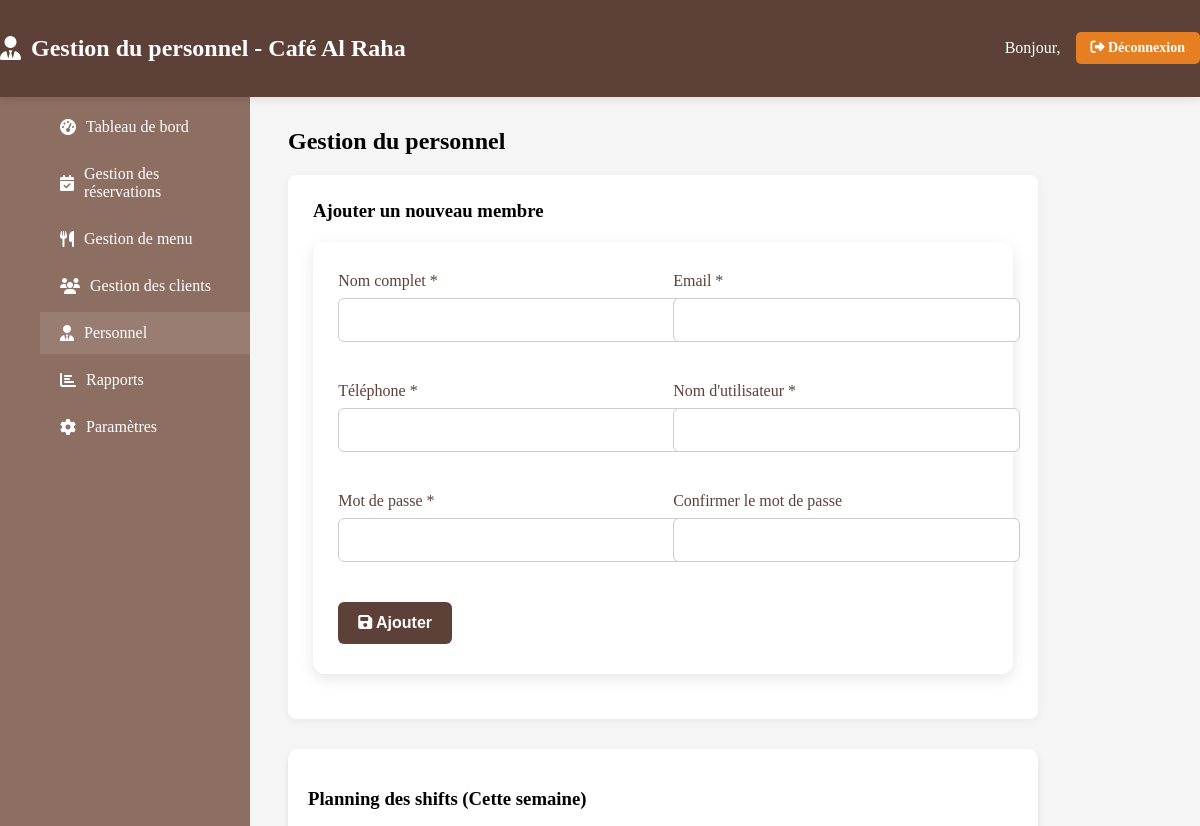
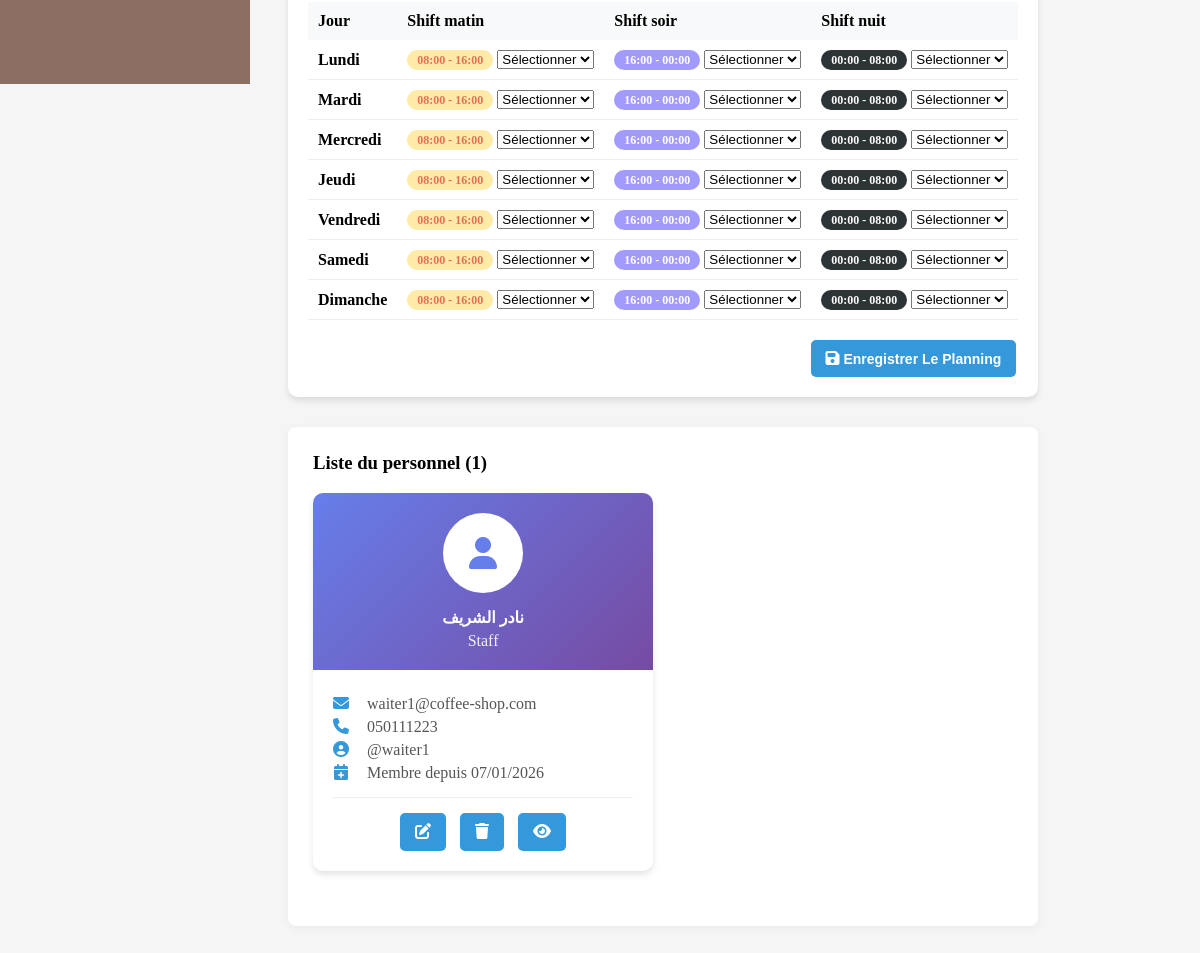
The app's page /admin/staff.php with its own data (2 pictures, top to bottom).
### tables this page shows
CREATE TABLE `users` (
  `id` int(11) NOT NULL,
  `username` varchar(50) NOT NULL,
  `password` varchar(255) NOT NULL,
  `full_name` varchar(100) DEFAULT NULL,
  `email` varchar(100) DEFAULT NULL,
  `phone` varchar(20) DEFAULT NULL,
  `role` enum('admin','staff') DEFAULT 'staff',
  `created_at` timestamp NOT NULL DEFAULT current_timestamp()
);

### admin/staff.php (the view, shortened to what this page needs)
<?php
require_once '../php/db_connection.php';
$edit_staff = null;
$sql = "SELECT * FROM users WHERE role = 'staff' ORDER BY created_at DESC";
$staff_result = $conn->query($sql);
?>
<!DOCTYPE html>
<html lang="fr" dir="ltr">
<head>
    <link rel="stylesheet" href="../css/admin.css">
    <link rel="stylesheet" href="https://cdnjs.cloudflare.com/ajax/libs/font-awesome/6.4.0/css/all.min.css">
</head>
<body class="admin-page">
    <nav class="admin-navbar">
        <div class="container">
            <h1><i class="fas fa-user-tie"></i> Gestion du personnel - Café Al Raha</h1>
            <div class="user-info">
                <span>Bonjour, <?php echo htmlspecialchars($_SESSION['full_name']); ?></span>
                <a href="logout.php" class="btn-logout">
                    <i class="fas fa-sign-out-alt"></i> Déconnexion
                </a>
            </div>
        </div>
    </nav>
    <div class="admin-container">
        <aside class="admin-sidebar">
            <ul>
                <li><a href="dashboard.php"><i class="fas fa-tachometer-alt"></i> Tableau de bord</a></li>
                <li><a href="reservations.php"><i class="fas fa-calendar-check"></i>Gestion des réservations</a></li>
                <li><a href="menu.php"><i class="fas fa-utensils"></i>Gestion de menu</a></li>
                <li><a href="clients.php"><i class="fas fa-users"></i>Gestion des clients</a></li>
                <li><a href="staff.php" class="active"><i class="fas fa-user-tie"></i> Personnel</a></li>
                <li><a href="reports.php"><i class="fas fa-chart-bar"></i> Rapports</a></li>
                <li><a href="settings.php"><i class="fas fa-cog"></i> Paramètres</a></li>
            </ul>
            </aside>
        <main class="admin-content">
            <h2>Gestion du personnel</h2>
            <div class="admin-section" style="background: white; padding: 25px; border-radius: 8px; box-shadow: 0 2px 10px rgba(0,0,0,0.05); margin-bottom: 30px;">
                <h3 style="margin-top: 0;"><?php echo $edit_staff ? 'Modifier le membre du personnel' : 'Ajouter un nouveau membre'; ?></h3>
                <form method="POST" action="" class="admin-form">
                    <div class="form-row">
                        <div class="form-group">
                            <label>Nom complet *</label>
                            <input type="text" name="full_name" value="<?php echo htmlspecialchars($edit_staff['full_name'] ?? ''); ?>" required>
                        </div>
                        <div class="form-group">
                            <label>Email *</label>
                            <input type="email" name="email" value="<?php echo htmlspecialchars($edit_staff['email'] ?? ''); ?>" required>
                        </div>
                    </div>
                    <div class="form-row">
                        <div class="form-group">
                            <label>Téléphone *</label>
                            <input type="tel" name="phone" value="<?php echo htmlspecialchars($edit_staff['phone'] ?? ''); ?>" required>
                        </div>
                        <div class="form-group">
                            <label>Nom d'utilisateur *</label>
                            <input type="text" name="username" value="<?php echo htmlspecialchars($edit_staff['username'] ?? ''); ?>" required>
                        </div>
                    </div>
                    <div class="form-row">
                        <div class="form-group">
                            <label><?php echo $edit_staff ? 'Nouveau mot de passe (laisser vide pour ne pas changer)' : 'Mot de passe *'; ?></label>
                            <input type="password" name="password" <?php echo $edit_staff ? '' : 'required'; ?>>
                        </div>
                        <div class="form-group">
                            <label>Confirmer le mot de passe</label>
                            <input type="password" name="password_confirmation">
                        </div>
                    </div>
                    <div class="form-actions">
                        <button type="submit" class="btn-save">
                            <i class="fas fa-save"></i> <?php echo $edit_staff ? 'Mettre à jour' : 'Ajouter'; ?>
                        </button>
                    </div>
                </form>
            </div>
            <div class="shift-schedule">
                <h3>Planning des shifts (Cette semaine)</h3>
                <table class="shift-table">
                    <thead>
                        <tr>
                            <th>Jour</th>
                            <th>Shift matin</th>
                            <th>Shift soir</th>
                            <th>Shift nuit</th>
                        </tr>
                    </thead>
                    <tbody>
                        <?php
                        $days = ['Lundi', 'Mardi', 'Mercredi', 'Jeudi', 'Vendredi', 'Samedi', 'Dimanche'];
                        foreach ($days as $day):
                        ?>
                        <tr>
                            <td><strong><?php echo $day; ?></strong></td>
                            <td>
                                <span class="shift-badge shift-morning">08:00 - 16:00</span>
                                <select class="staff-select" data-day="<?php echo strtolower($day); ?>" data-shift="morning">
                                    <option value="">Sélectionner</option>
                                    <?php
                                    mysqli_data_seek($staff_result, 0);
                                    ?>
                                </select>
                            </td>
                            <td>
                                <span class="shift-badge shift-evening">16:00 - 00:00</span>
                                <select class="staff-select" data-day="<?php echo strtolower($day); ?>" data-shift="evening">
                                    <option value="">Sélectionner</option>
                                    <?php
                                    mysqli_data_seek($staff_result, 0);
                                    ?>
                                </select>
                            </td>
                            <td>
                                <span class="shift-badge shift-night">00:00 - 08:00</span>
                                <select class="staff-select" data-day="<?php echo strtolower($day); ?>" data-shift="night">
                                    <option value="">Sélectionner</option>
                                    <?php
                                    mysqli_data_seek($staff_result, 0);
                                    ?>
                                </select>
                            </td>
                        </tr>
                        <?php endforeach; ?>
                    </tbody>
                </table>
                <div style="margin-top: 20px; text-align: right;">
                    <button id="saveSchedule" class="btn-action">
                        <i class="fas fa-save"></i> Enregistrer le planning
                    </button>
                </div>
            </div>
            <div class="admin-section" style="background: white; padding: 25px; border-radius: 8px; box-shadow: 0 2px 10px rgba(0,0,0,0.05);">
                <h3 style="margin-top: 0;">Liste du personnel (<?php echo $staff_result->num_rows; ?>)</h3>
                <div class="staff-roster">
                    <?php
                    mysqli_data_seek($staff_result, 0);
                    while($staff = $staff_result->fetch_assoc()):
                    ?>
                    <div class="staff-card">
                        <div class="staff-header">
                            <div class="staff-avatar">
                                <i class="fas fa-user"></i>
                            </div>
                            <h4 style="margin: 0; color: white;"><?php echo htmlspecialchars($staff['full_name']); ?></h4>
                            <p style="margin: 5px 0 0 0; opacity: 0.9;"><?php echo $staff['role'] == 'admin' ? 'Administrateur' : 'Staff'; ?></p>
                        </div>
                        <div class="staff-body">
                            <div class="staff-info">
                                <p><i class="fas fa-envelope"></i> <?php echo htmlspecialchars($staff['email']); ?></p>
                                <p><i class="fas fa-phone"></i> <?php echo htmlspecialchars($staff['phone']); ?></p>
                                <p><i class="fas fa-user-circle"></i> @<?php echo htmlspecialchars($staff['username']); ?></p>
                                <p><i class="fas fa-calendar-plus"></i> Membre depuis <?php echo date('d/m/Y', strtotime($staff['created_at'])); ?></p>
                            </div>
                            <div class="staff-actions">
                                <a href="staff.php?edit=<?php echo $staff['id']; ?>" class="btn-action btn-edit">
                                    <i class="fas fa-edit"></i>
                                </a>
                                <?php if ($staff['id'] != $_SESSION['user_id']): ?>
                                <button class="btn-action btn-delete"
                                        data-id="<?php echo $staff['id']; ?>"
                                        data-name="<?php echo htmlspecialchars($staff['full_name']); ?>">
                                    <i class="fas fa-trash"></i>
                                </button>
                                <?php endif; ?>
                                <button class="btn-action btn-view-staff" data-id="<?php echo $staff['id']; ?>">
                                    <i class="fas fa-eye"></i>
                                </button>
                            </div>
                        </div>
                    </div>
                    <?php endwhile; ?>
                </div>
            </div>
        </main>
    </div>
</body>
</html>

### css/admin.css (style rules this page uses)
body.admin-page, body.login-page { direction: ltr; text-align: left; }
.admin-page { background-color: #f5f5f5; min-height: 100vh; }
.admin-navbar { background-color: #5D4037; color: white; padding: 15px 0; box-shadow: 0 2px 10px rgba(0,0,0,0.1); position: fixed; top: 0; left: 0; right: 0; z-index: 1001; }
.admin-navbar .container { display: flex; justify-content: space-between; align-items: center; flex-direction: row; }
.admin-navbar h1 { font-size: 1.5rem; display: flex; align-items: center; gap: 10px; }
.admin-navbar a { color: white; text-decoration: none; padding: 8px 15px; border-radius: 5px; transition: background-color 0.3s; }
.user-info { display: flex; align-items: center; gap: 15px; flex-direction: row; }
.user-info span { font-weight: 500; }
.btn-logout { background-color: #D7CCC8; color: #5D4037; padding: 6px 15px; border-radius: 5px; text-decoration: none; font-weight: 500; }
.admin-container { display: flex; min-height: calc(100vh - 70px); }
.admin-sidebar { width: 250px; background-color: #8D6E63; color: white; padding: 20px 0; text-align: left; height: 100vh; position: fixed; top: 70px; left: 0; }
.admin-sidebar ul { list-style: none; }
.admin-sidebar li { margin-bottom: 5px; }
.admin-sidebar a { display: flex; align-items: center; gap: 10px; color: white; text-decoration: none; padding: 12px 20px; transition: background-color 0.3s; justify-content: flex-start; }
.admin-sidebar a:hover, .admin-sidebar a.active { background-color: rgba(255,255,255,0.1); }
.admin-content { margin-left: 250px; margin-top: 70px; padding: 30px; }
.btn-action { padding: 5px 10px; border: none; border-radius: 5px; cursor: pointer; font-size: 0.85rem; margin: 0 2px; }
.btn-edit { background-color: #ffc107; color: #212529; }
.btn-delete { background-color: #dc3545; color: white; }
.admin-form { background-color: #ffffff; padding: 30px 25px; border-radius: 12px; box-shadow: 0 5px 15px rgba(0,0,0,0.1); max-width: 650px; margin: 20px auto; transition: all 0.3s ease; }
.admin-form .form-group { display: flex; flex-direction: column; margin-bottom: 20px; }
.admin-form .form-group label { font-weight: 500; color: #5D4037; margin-bottom: 8px; }
.admin-form .form-group input, .admin-form .form-group select, .admin-form .form-group textarea { padding: 12px 15px; border: 1px solid #ccc; border-radius: 6px; font-size: 1rem; transition: border-color 0.3s; }
.admin-form .form-row { display: grid; grid-template-columns: 1fr 1fr; gap: 20px; margin-bottom: 20px; }
.admin-form .form-actions { display: flex; gap: 15px; justify-content: flex-start; margin-top: 10px; flex-wrap: wrap; }
.admin-form .form-actions .btn-save, .admin-form .form-actions .btn-cancel { padding: 12px 20px; font-size: 1rem; font-weight: 600; border-radius: 6px; border: none; cursor: pointer; transition: background-color 0.3s; }
.admin-form .form-actions .btn-save { background-color: #5D4037; color: #fff; }
.form-row { display: grid; grid-template-columns: 1fr 1fr; gap: 20px; }
.form-group { flex: 1; min-width: 200px; }
.form-group label { font-size: 1rem; font-weight: 500; color: #5D4037; margin-bottom: 8px; }
.form-group select, .form-group input { width: 100%; padding: 12px 15px; border: 1px solid #ddd; border-radius: 6px; font-size: 1rem; transition: border-color 0.3s; }
.btn-action { padding: 6px 12px; border-radius: 4px; border: none; cursor: pointer; font-size: 14px; display: inline-flex; align-items: center; gap: 5px; text-decoration: none; transition: all 0.3s ease; }
.btn-edit { background: #f39c12; color: white; }
.btn-delete { background: #e74c3c; color: white; }
.form-group label { display: block; margin-bottom: 5px; font-weight: bold; color: #2c3e50; }
.form-group input, .form-group select { width: 100%; padding: 10px; border: 1px solid #ddd; border-radius: 4px; font-size: 14px; }
.btn-action, .btn-save, .btn-cancel, .btn-logout, .btn-export, .btn-add-client, .btn-edit-client, .btn-view-client, .btn-message { color: white; padding: 10px 20px; border-radius: 5px; border: none; font-size: 14px; font-weight: bold; text-transform: capitalize; cursor: pointer; display: inline-block; text-align: center; width: auto; }
.btn-save { background-color: #2ecc71; }
.btn-logout { background-color: #e67e22; }
.btn-action i { font-size: 16px; }
.btn-action { background-color: #3498db; color: white; padding: 10px 15px; border-radius: 5px; border: none; cursor: pointer; transition: background-color 0.3s, transform 0.2s; }

### records on screen
users: full_name "نادر الشريف", role "Staff", email "waiter1@coffee-shop.com", phone "050111223", username "waiter1", created_at "07/01/2026"

### other values on screen
$day "Lundi"
$day "Mardi"
$day "Mercredi"
$day "Jeudi"
$day "Vendredi"
$day "Samedi"
$day "Dimanche"
$staff_result->num_rows "1"
